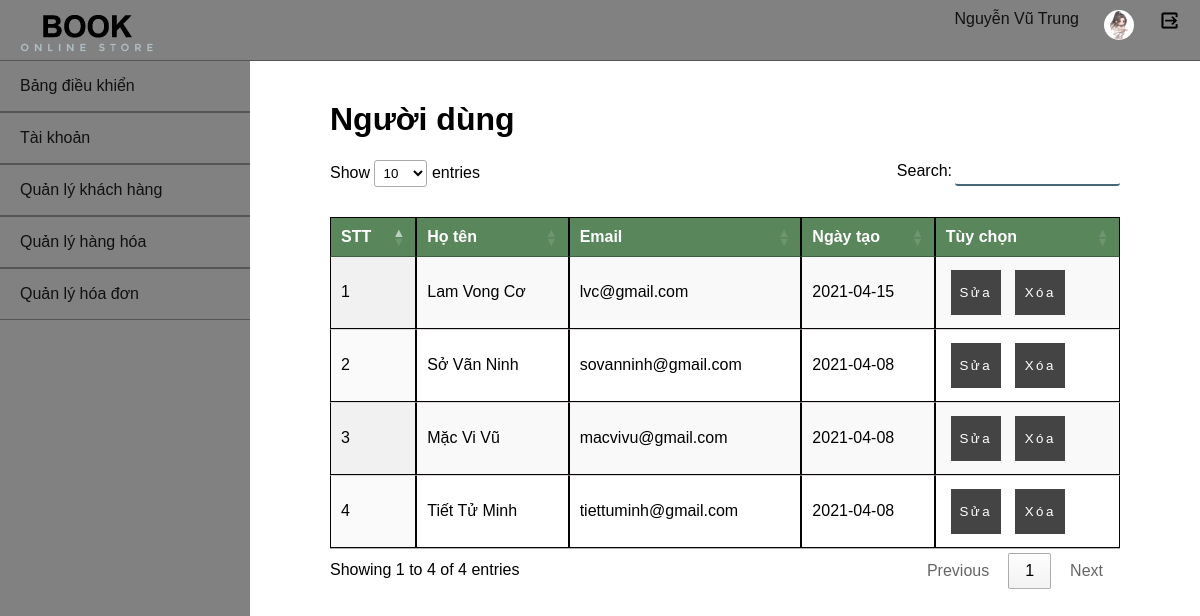
The page /WebBanSach/public/view/admin/user-manage.php (signed in) on the database its author committed.
### tables this page shows
CREATE TABLE `users` (
  `id` int(10) NOT NULL,
  `name` varchar(191) NOT NULL,
  `email` varchar(191) NOT NULL,
  `password` varchar(191) NOT NULL,
  `created_at` date NOT NULL,
  `updated_at` date DEFAULT NULL
);

### WebBanSach/controller/admin/user-manage.php (the view)
<?php
    include('../../../model/connect.php');
    $result = mysqli_query($con, "SELECT *  FROM users ORDER BY created_at DESC");
    $t=1;
    while ( $row = mysqli_fetch_array($result)){
        echo "
            <tr>
                <td>$t</td>
                <td>{$row['name']}</td>
                <td>{$row['email']}</td>
                <td>{$row['created_at']}</td>
                <td>
                    <button onclick='getData(this)' class=\"btn-edit\" data-id=\"{$row['id']}\" >Sửa</button>
                    <button class=\"btn-delete\" onclick=\"askDelete(this)\" data-id=\"{$row['id']}\"   >Xóa</button>
                </td>
            </tr>
        ";
        $t++;
    }
?>

### WebBanSach/public/view/layouts/admin/header.php
<header class="header-section">
        <div class="logo">
            <a href="./index.php"><img src="../../../img/logo.png" alt=""></a>
        </div>
        <div class="header-right">
            <div class="user-access row" style="display: flex">
                <?php
                    include('../../../model/connect.php');
                    $adminInNow =  mysqli_fetch_array( mysqli_query($con, "SELECT *  FROM admin  WHERE id = '{$_SESSION['id']}' "));
                    if(isset($_SESSION['name'])){
                        echo "
                        <a href=\"./account.php\">{$adminInNow['name']}</a>
                        ";
                    }
                ?>
            </div>
            <div id="user-logo" class="row">
                <?php
                    echo "<img width= 30 height= 30 style=\"object-fit: cover; border-radius: 50%\" src=\"../../../img/avatar/{$adminInNow['avatar']}\">"
                ?>
            </div>
            <div class="logout row">
                <?php
                if(isset($_SESSION['name'])){
                    echo "   <a href=\"../../../controller/admin/logout.php\">
                                    <img src=\"../../../img/icons/log_out.png\" title=\"Đăng xuất\"  alt=\"\">
                                </a>";
                }
                ?>
            </div>
        </div>
    </header>

### WebBanSach/public/css/admin/index.css (style rules this page uses)
body { margin: 0; height: 100%; font-family: "Montserrat", sans-serif; -webkit-font-smoothing: antialiased; font-smoothing: antialiased; background: none; }
a { text-decoration: none; color: #111; }
button { width: 50px; height: 45px; letter-spacing: 2.5px; font-weight: 500; color: #fff; background-color: #444; border: none; cursor: pointer; outline: none; margin: 5px; }
header { position: fixed; margin: 0; width: 100%; height: 50px; padding-top: 10px; background-color: #818181; top: 0; z-index: 1; left: 0; border-bottom: 1px solid #555; }
.logo { padding-left: 20px; float: left; }
.header-right { float: right; display: flex; padding-right: 20px; }
.header-right .row { padding-left: 25px; }
td, th { border: 1px solid #070303; text-align: left; padding: 8px; }
tr:nth-child(even) { background-color: #f2f2f2; }

### rows shown on the page
users: name "Lam Vong Cơ", email "lvc@gmail.com", created_at "2021-04-15"
users: name "Sở Vãn Ninh", email "sovanninh@gmail.com", created_at "2021-04-08"
users: name "Mặc Vi Vũ", email "macvivu@gmail.com", created_at "2021-04-08"
users: name "Tiết Tử Minh", email "tiettuminh@gmail.com", created_at "2021-04-08"

### other values the page prints
$adminInNow['name'] "Nguyễn Vũ Trung"
